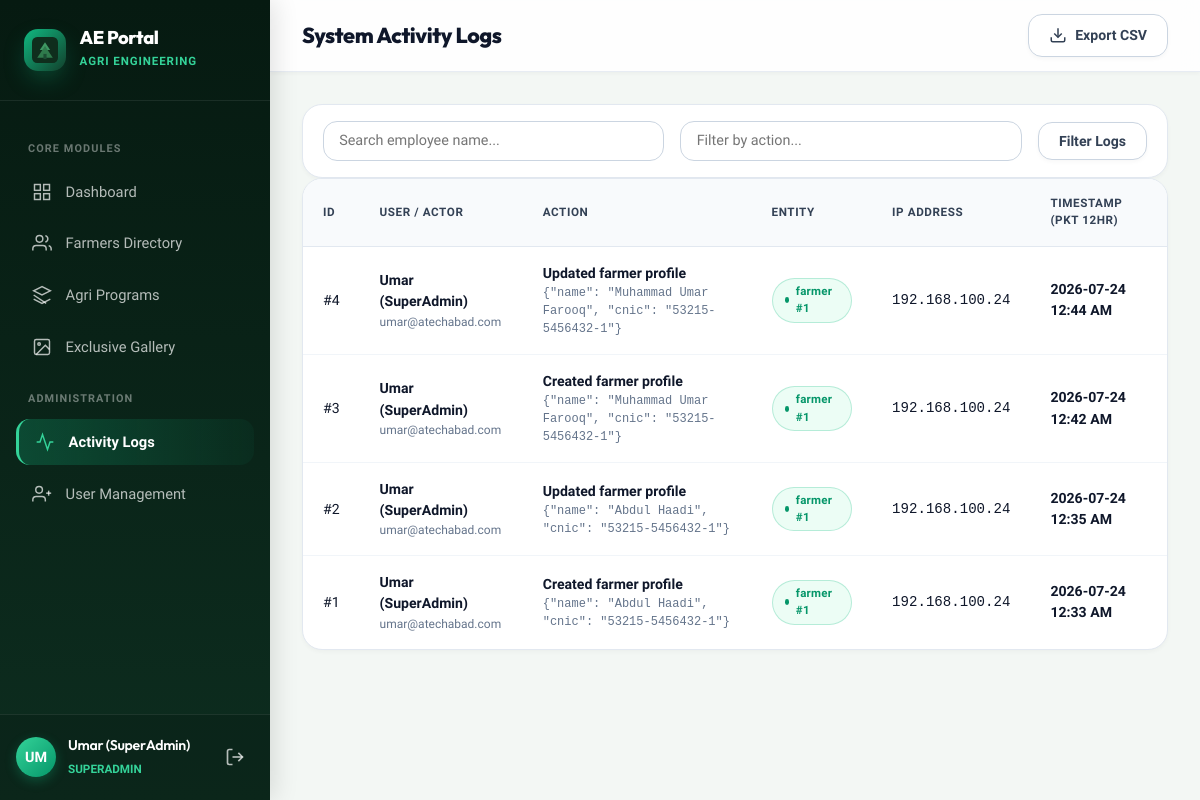
Page /logs (signed in) on the earlier database version.
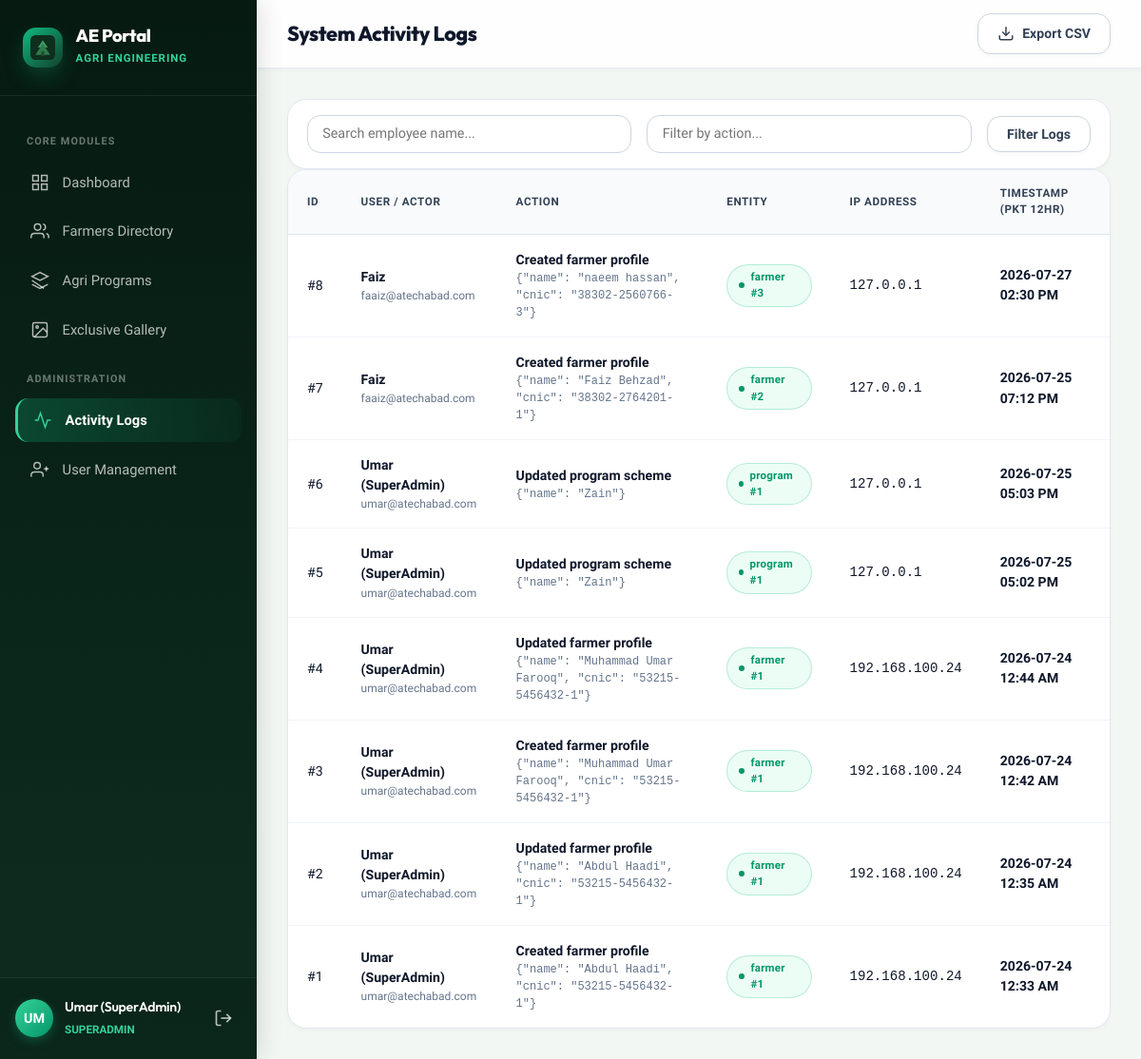
Same page on the later database version.
### aeportal.py (models this page shows, shortened)
class User(UserMixin, db.Model):
    __tablename__ = 'users'
    id = db.Column(db.Integer, primary_key=True)
    full_name = db.Column(db.String(120), nullable=False)
    email = db.Column(db.String(150), unique=True, nullable=False)
    password_hash = db.Column(db.String(255), nullable=False)
    role = db.Column(db.String(50), nullable=False, default='staff') # superadmin, admin, staff, custom
    permissions = db.Column(db.Text, nullable=False, default='{}') # JSON string
    is_active = db.Column(db.Boolean, default=True)
    created_at = db.Column(db.DateTime, default=datetime.utcnow)
    last_login = db.Column(db.DateTime, nullable=True)
    def has_perm(self, perm_key):
        if self.role == 'superadmin':
            return True
        perms = self.get_perms()
        val = perms.get(perm_key, 0)
        return val != 0 and val != 'none'

class Log(db.Model):
    __tablename__ = 'logs'
    id = db.Column(db.Integer, primary_key=True)
    user_id = db.Column(db.Integer, db.ForeignKey('users.id'), nullable=True)
    action = db.Column(db.String(255), nullable=False)
    entity_type = db.Column(db.String(50), nullable=True)
    entity_id = db.Column(db.Integer, nullable=True)
    details = db.Column(db.Text, nullable=True)
    ip_address = db.Column(db.String(45), nullable=True)
    created_at = db.Column(db.DateTime, default=datetime.utcnow)
    user = db.relationship('User', backref='logs')

### aeportal.py (the view)
@app.route('/logs')
@login_required
def logs_view():
    if not current_user.has_perm('logs_access'):
        flash('Permission denied. Admin access required.', 'error')
        return redirect(url_for('dashboard'))
    track_progress('logs_view')
    employee_search = request.args.get('employee', '').strip()
    action_search = request.args.get('action', '').strip()
    query = Log.query
    if employee_search:
        query = query.join(User).filter(User.full_name.ilike(f"%{employee_search}%"))
    if action_search:
        query = query.filter(Log.action.ilike(f"%{action_search}%"))
    page = request.args.get('page', 1, type=int)
    pagination = query.order_by(Log.created_at.desc()).paginate(page=page, per_page=50, error_out=False)
    return render_template('logs.html', pagination=pagination, employee_search=employee_search, action_search=action_search)

### aeportal.py (called while the page is built, shortened)
@app.template_filter('pkt_time')
def pkt_time_filter(dt):
    if not dt:
        return ''
    if dt.tzinfo is None:
        dt = pytz.utc.localize(dt)
    pkt_dt = dt.astimezone(PKT_TZ)
    return pkt_dt.strftime('%Y-%m-%d %I:%M %p')

@app.context_processor
def inject_globals():
    return {'datetime': datetime}

@login_manager.user_loader
def load_user(user_id):
    return User.query.get(int(user_id))

def track_progress(page, entity_type=None, entity_id=None, context=None):
    if not current_user or not current_user.is_authenticated:
        return
    ctx_str = json.dumps(context) if isinstance(context, (dict, list)) else context
    sp = SessionProgress.query.filter_by(user_id=current_user.id, page=page, entity_id=entity_id).first()
    if sp:
        sp.context = ctx_str
        sp.updated_at = datetime.utcnow()
    db.session.commit()

### templates/logs.html (shortened to what this page needs)
{% extends "base.html" %}
{% block page_title %}System Activity Logs{% endblock %}
{% block top_actions %}
{% if current_user.role == 'superadmin' %}
<a href="{{ url_for('logs_export') }}" class="btn btn-secondary">
  <svg width="18" height="18" viewBox="0 0 24 24" fill="none" stroke="currentColor" stroke-width="2"><path d="M21 15v4a2 2 0 0 1-2 2H5a2 2 0 0 1-2-2v-4"/><polyline points="7 10 12 15 17 10"/><line x1="12" y1="15" x2="12" y2="3"/></svg>
  Export CSV
</a>
{% endif %}
{% endblock %}
{% block content %}
<div class="card mb-4" style="padding: 1rem 1.25rem;">
  <form method="GET" action="{{ url_for('logs_view') }}" style="display: flex; gap: 1rem; align-items: center; flex-wrap: wrap;">
    <input type="text" name="employee" class="form-control" style="flex: 1; min-width: 200px;" placeholder="Search employee name..." value="{{ employee_search }}">
    <input type="text" name="action" class="form-control" style="flex: 1; min-width: 200px;" placeholder="Filter by action..." value="{{ action_search }}">
    <button type="submit" class="btn btn-secondary">Filter Logs</button>
  </form>
</div>
<div class="table-container">
  <table class="table table-responsive-cards">
    <thead>
      <tr>
        <th>ID</th>
        <th>User / Actor</th>
        <th>Action</th>
        <th>Entity</th>
        <th>IP Address</th>
        <th>Timestamp (PKT 12hr)</th>
      </tr>
    </thead>
    <tbody>
      {% for log in pagination.items %}
      <tr>
        <td data-label="ID">#{{ log.id }}</td>
        <td data-label="User / Actor">
          <strong>{{ log.user.full_name if log.user else 'System / Unknown' }}</strong>
          {% if log.user %}
          <div style="font-size: 0.75rem; color: var(--ink-500);">{{ log.user.email }}</div>
          {% endif %}
        </td>
        <td data-label="Action">
          <span style="font-weight: 600; color: var(--forest-900);">{{ log.action }}</span>
          {% if log.details %}
          <div style="font-size: 0.75rem; color: var(--ink-500); font-family: monospace;">{{ log.details }}</div>
          {% endif %}
        </td>
        <td data-label="Entity">
          {% if log.entity_type %}
          <span class="status-pill complete" style="font-size: 0.72rem;">{{ log.entity_type }} #{{ log.entity_id or '' }}</span>
          {% else %}
          —
          {% endif %}
        </td>
        <td data-label="IP Address"><code>{{ log.ip_address }}</code></td>
        <td data-label="Timestamp (PKT 12hr)">
          <strong>{{ log.created_at|pkt_time }}</strong>
        </td>
      </tr>
      {% else %}
      <tr>
        <td colspan="6" style="text-align: center; color: var(--ink-500); padding: 2rem;">
          No log entries match criteria.
        </td>
      </tr>
      {% endfor %}
    </tbody>
  </table>
</div>
{% endblock %}

### templates/base.html (shortened to what this page needs)
<!DOCTYPE html>
<html lang="en">
<head>
  <link rel="stylesheet" href="{{ url_for('static', filename='css/style.css') }}">
</head>
<body>
  <div class="app-container">
    {% if current_user.is_authenticated %}
    <aside class="sidebar" id="sidebar">
      <div class="sidebar-header">
        <div class="brand-badge">
          <img src="{{ url_for('static', filename='img/logo.svg') }}" alt="Logo">
        </div>
        <div class="brand-text">
          <h1>AE Portal</h1>
          <span>Agri Engineering</span>
        </div>
      </div>
      <nav class="sidebar-nav">
        <div class="nav-label">Core Modules</div>
        <a href="{{ url_for('dashboard') }}" class="nav-item {% if request.endpoint == 'dashboard' %}active{% endif %}">
          <svg viewBox="0 0 24 24" fill="none" stroke="currentColor"><rect x="3" y="3" width="7" height="7"/><rect x="14" y="3" width="7" height="7"/><rect x="14" y="14" width="7" height="7"/><rect x="3" y="14" width="7" height="7"/></svg>
          <span>Dashboard</span>
        </a>
        {% if current_user.has_perm('farmer_view') %}
        <a href="{{ url_for('farmers_list') }}" class="nav-item {% if 'farmers' in request.endpoint %}active{% endif %}">
          <svg viewBox="0 0 24 24" fill="none" stroke="currentColor"><path d="M17 21v-2a4 4 0 0 0-4-4H5a4 4 0 0 0-4 4v2"/><circle cx="9" cy="7" r="4"/><path d="M23 21v-2a4 4 0 0 0-3-3.87"/><path d="M16 3.13a4 4 0 0 1 0 7.75"/></svg>
          <span>Farmers Directory</span>
        </a>
        {% endif %}
        {% if current_user.has_perm('program_view') %}
        <a href="{{ url_for('programs_list') }}" class="nav-item {% if 'programs' in request.endpoint %}active{% endif %}">
          <svg viewBox="0 0 24 24" fill="none" stroke="currentColor"><polygon points="12 2 2 7 12 12 22 7 12 2"/><polyline points="2 17 12 22 22 17"/><polyline points="2 12 17 22 12"/></svg>
          <span>Agri Programs</span>
        </a>
        {% endif %}
        {% if current_user.has_perm('gallery_access') and current_user.has_perm('gallery_access') != 'none' %}
        <a href="{{ url_for('exclusive_gallery') }}" class="nav-item {% if request.endpoint == 'exclusive_gallery' %}active{% endif %}">
          <svg viewBox="0 0 24 24" fill="none" stroke="currentColor"><rect x="3" y="3" width="18" height="18" rx="2" ry="2"/><circle cx="8.5" cy="8.5" r="1.5"/><polyline points="21 15 16 10 5 21"/></svg>
          <span>Exclusive Gallery</span>
        </a>
        {% endif %}
        {% if current_user.has_perm('logs_access') or current_user.has_perm('user_mgmt') %}
        <div class="nav-label">Administration</div>
        {% endif %}
        {% if current_user.has_perm('logs_access') %}
        <a href="{{ url_for('logs_view') }}" class="nav-item {% if request.endpoint == 'logs_view' %}active{% endif %}">
          <svg viewBox="0 0 24 24" fill="none" stroke="currentColor"><polyline points="22 12 18 12 15 21 9 3 6 12 2 12"/></svg>
          <span>Activity Logs</span>
        </a>
        {% endif %}
        {% if current_user.has_perm('user_mgmt') %}
        <a href="{{ url_for('users_list') }}" class="nav-item {% if 'users' in request.endpoint %}active{% endif %}">
          <svg viewBox="0 0 24 24" fill="none" stroke="currentColor"><path d="M16 21v-2a4 4 0 0 0-4-4H5a4 4 0 0 0-4 4v2"/><circle cx="8.5" cy="7" r="4"/><line x1="20" y1="8" x2="20" y2="14"/><line x1="23" y1="11" x2="17" y2="11"/></svg>
          <span>User Management</span>
        </a>
        {% endif %}
      </nav>
      <div class="sidebar-user">
        <div class="user-card">
          <div class="user-avatar">{{ current_user.full_name[:2].upper() }}</div>
          <div class="user-info">
            <h4>{{ current_user.full_name }}</h4>
            <span>{{ current_user.role }}</span>
          </div>
          <a href="{{ url_for('logout') }}" class="btn-icon" title="Log Out" style="color: rgba(255,255,255,0.7);">
            <svg width="20" height="20" viewBox="0 0 24 24" fill="none" stroke="currentColor" stroke-width="2"><path d="M9 21H5a2 2 0 0 1-2-2V5a2 2 0 0 1 2-2h4"/><polyline points="16 17 21 12 16 7"/><line x1="21" y1="12" x2="9" y2="12"/></svg>
          </a>
        </div>
      </div>
    </aside>
    {% endif %}
    <div class="main-wrapper" {% if not current_user.is_authenticated %}style="margin-left: 0;"{% endif %}>
      {% if current_user.is_authenticated %}
      <header class="top-header">
        <div style="display: flex; align-items: center; gap: 1rem; width: 100%; justify-content: space-between;">
          <div style="display: flex; align-items: center; gap: 0.75rem;">
            <div class="page-title">
              <h2>{% block page_title %}{% endblock %}</h2>
            </div>
          </div>
        </div>
        <div class="top-actions">
          {% block top_actions %}{% endblock %}
        </div>
      </header>
      {% endif %}
      <main class="content-body">
        {% block content %}{% endblock %}
      </main>
    </div>
  </div>
</body>
</html>

Differences in the rows shown:
added Log: id "8", user "Faiz", user.email "faaiz@atechabad.com", action "Created farmer profile", details "{\"name\": \"naeem hassan\", \"cnic\": \"38302-2560766-3\"}", entity_type "farmer", entity "3", ip_address "127.0.0.1", created_at|pkt_time "2026-07-27 02:30 PM"
added Log: id "7", user "Faiz", user.email "faaiz@atechabad.com", action "Created farmer profile", details "{\"name\": \"Faiz Behzad\", \"cnic\": \"38302-2764201-1\"}", entity_type "farmer", entity "2", ip_address "127.0.0.1", created_at|pkt_time "2026-07-25 07:12 PM"
added Log: id "6", user "Umar (SuperAdmin)", user.email "umar@atechabad.com", action "Updated program scheme", details "{\"name\": \"Zain\"}", entity_type "program", entity "1", ip_address "127.0.0.1", created_at|pkt_time "2026-07-25 05:03 PM"
added Log: id "5", user "Umar (SuperAdmin)", user.email "umar@atechabad.com", action "Updated program scheme", details "{\"name\": \"Zain\"}", entity_type "program", entity "1", ip_address "127.0.0.1", created_at|pkt_time "2026-07-25 05:02 PM"
